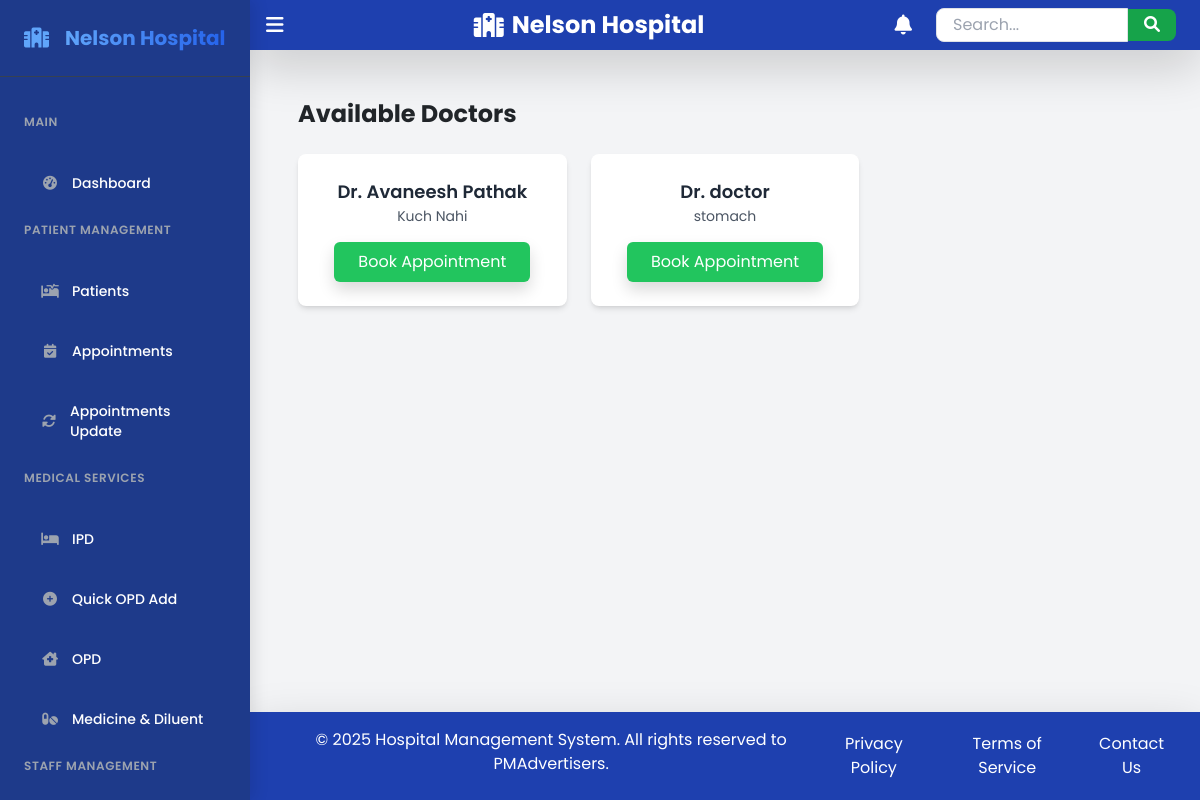
Before: /available-doctors/ (signed in) with the older database file.
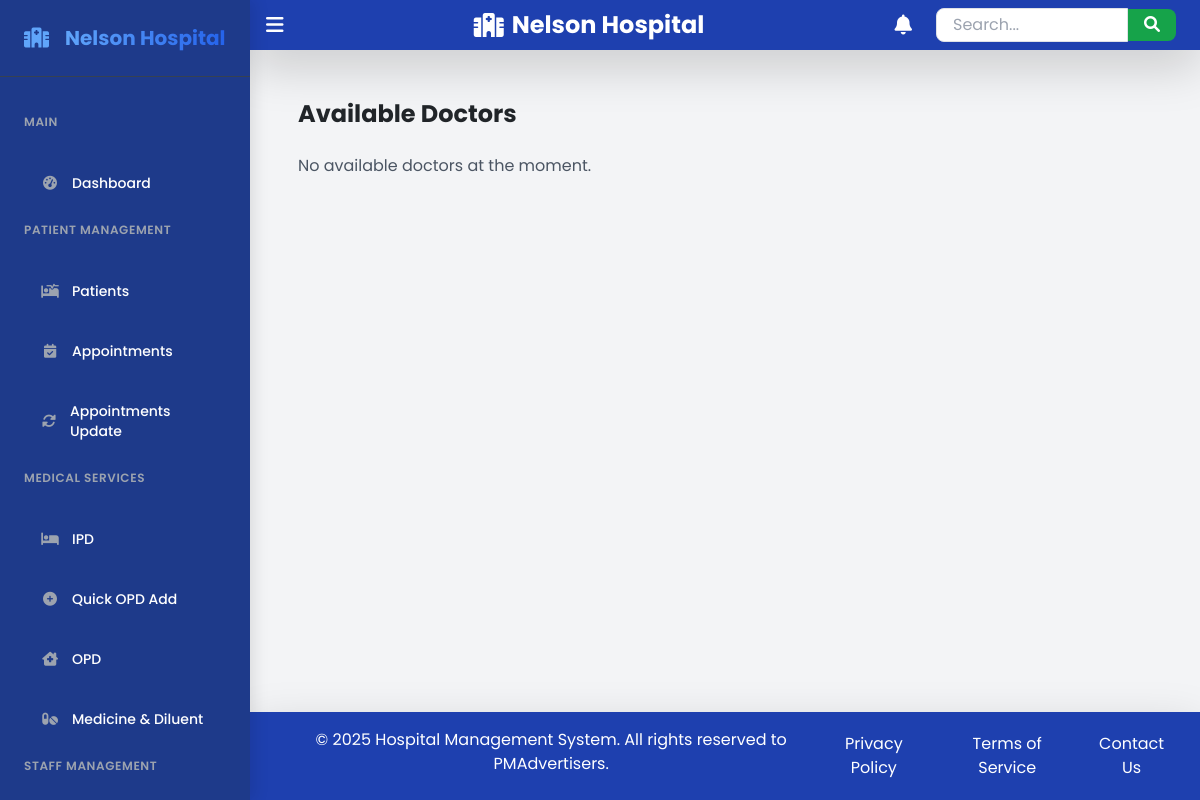
After: the same page with the newer database file.
### hms/models.py (models this page shows, shortened)
class Doctor(models.Model):
    created_at = models.DateTimeField(default=now)
    user = models.OneToOneField(CustomUser, on_delete=models.CASCADE, related_name="doctor")
    specialization = models.CharField(max_length=255)
    contact_number = models.CharField(max_length=15)
    availability = models.CharField(max_length=255, default="9 AM - 5 PM")

class CustomUser(AbstractUser):
    GENDER_CHOICES = (
        ('male', 'Male'),
        ('female', 'Female'),
        ('other', 'Other'),
    )
    ROLE_CHOICES = (
        ('admin', 'Admin'),
        ('doctor', 'Doctor'),
        ('nurse', 'Nurse'),
        ('staff', 'Staff'),
    )
    full_name = models.CharField(max_length=255, blank=True, null=True)
    contact_number = models.CharField(max_length=15, blank=True, null=True)
    address = models.TextField(blank=True, null=True)
    gender = models.CharField(max_length=10, choices=GENDER_CHOICES, blank=True, null=True)
    role = models.CharField(max_length=20, choices=ROLE_CHOICES, default='staff')
    groups = models.ManyToManyField(Group, related_name="customuser_groups", blank=True)
    user_permissions = models.ManyToManyField(Permission, related_name="customuser_permissions", blank=True)

### hms/views.py (the view)
# urls.py: path('available-doctors/', available_doctors, name='available_doctors'),
@login_required
def available_doctors(request):
    doctors = Doctor.objects.exclude(availability="").order_by("user__full_name")  # Assuming you have an 'is_available' field
    return render(request, 'hms/doctor/available_doctors.html', {'doctors': doctors})

### hms/templates/hms/doctor/available_doctors.html
{% extends 'hms/base.html' %}
{% block content %}
<div class="container mx-auto p-6">
    <h2 class="text-2xl font-bold mb-4">Available Doctors</h2>
    {% if doctors %}
        <div class="grid grid-cols-1 md:grid-cols-2 lg:grid-cols-3 gap-6">
            {% for doctor in doctors %}
                <div class="bg-white shadow-md rounded-lg p-4 text-center">
                    <h3 class="text-lg font-semibold text-gray-800">Dr. {{ doctor.user.full_name }}</h3>
                    <p class="text-sm text-gray-600">{{ doctor.specialization }}</p>
                    <a href="{% url 'book_appointment' doctor.id %}"
                       class="mt-3 inline-block bg-green-500 text-white px-4 py-2 rounded-md shadow hover:bg-green-600">
                        Book Appointment
                    </a>
                </div>
            {% endfor %}
        </div>
    {% else %}
        <p class="text-gray-600">No available doctors at the moment.</p>
    {% endif %}
</div>
{% endblock %}

Changed rows visible on the page:
removed Doctor: user.full_name "Avaneesh Pathak", specialization "Kuch Nahi"
removed Doctor: user.full_name "doctor", specialization "stomach"
Other visible differences:
text now shown: "No available doctors at the moment."
